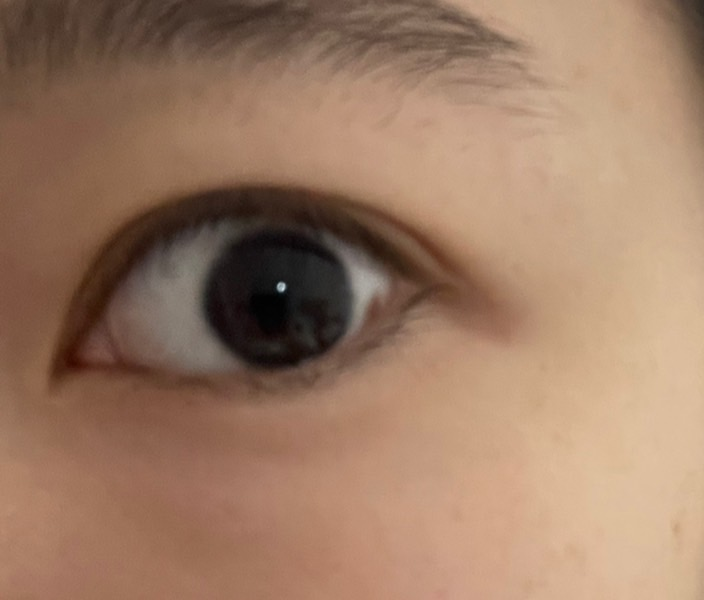
#> input picture yayawin/media/yayaseye.jpg, 704 x 600 px, found by its file name
$ python whitebalance2.py   (older library calls are emulated)
#> lines starting #> are read from the running program, lines starting #| are printed output that depends on the picture
import cv2
import numpy as np
# contrast stretching

# read image
img = cv2.imread('media\\yayaseye.jpg', cv2.IMREAD_COLOR)
#> img is the input picture: shape (600, 704, 3); mean B, G, R 100.7, 123.5, 157.1

# normalize float versions
norm_img2 = cv2.normalize(img, None, alpha=0, beta=1.5,
                          norm_type=cv2.NORM_MINMAX, dtype=cv2.CV_32F)
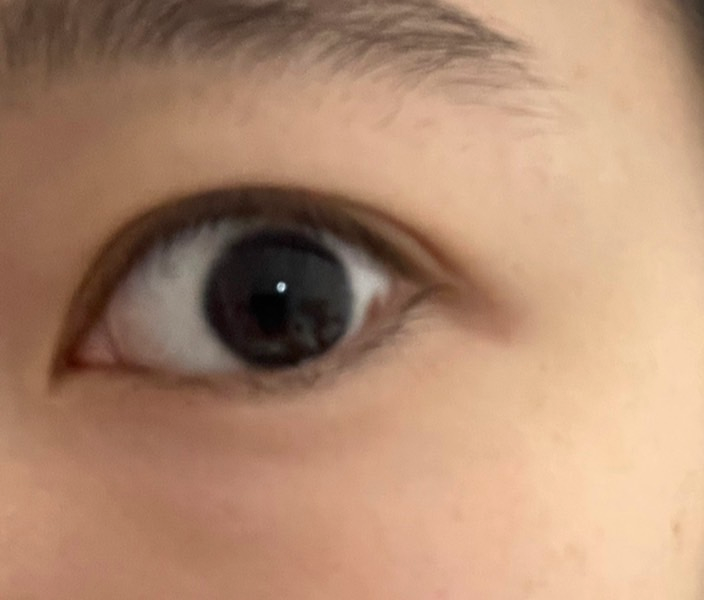
#> norm_img2: shape (600, 704, 3) float32; mean B, G, R 0.666, 0.816, 1.04; drawn with min black and max white

# scale to uint8
norm_img2 = np.clip(norm_img2, 0, 1)
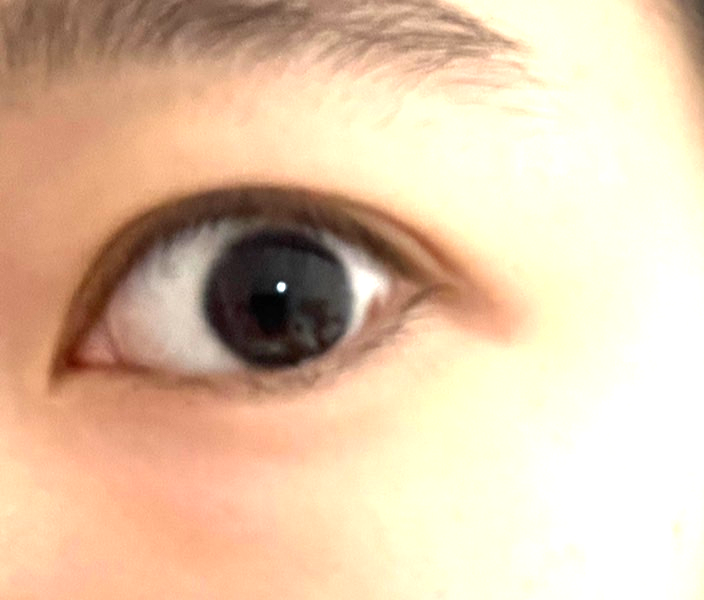
#> norm_img2: shape (600, 704, 3) float32; mean B, G, R 0.663, 0.771, 0.88
norm_img2 = (255*norm_img2).astype(np.uint8)

# # write normalized output images
# cv2.imwrite("zelda1_bm20_cm20_normalize1.jpg", norm_img1)
# cv2.imwrite("zelda1_bm20_cm20_normalize2.jpg", norm_img2)

# display input and both output images
cv2.imshow('original', img)
# cv2.imshow('normalized1', norm_img1)
cv2.imshow('normalized2', norm_img2)
cv2.waitKey(0)
cv2.destroyAllWindows()


# [11 lines of commented-out code are left out]
